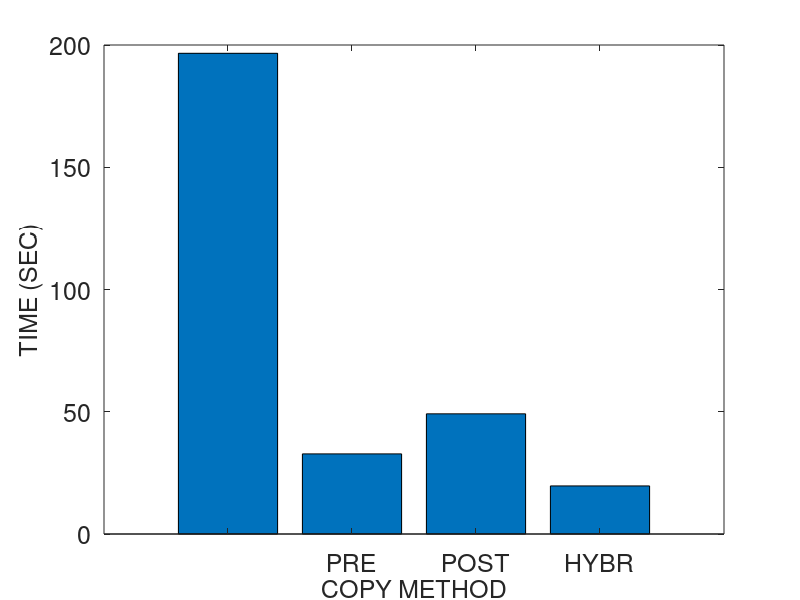
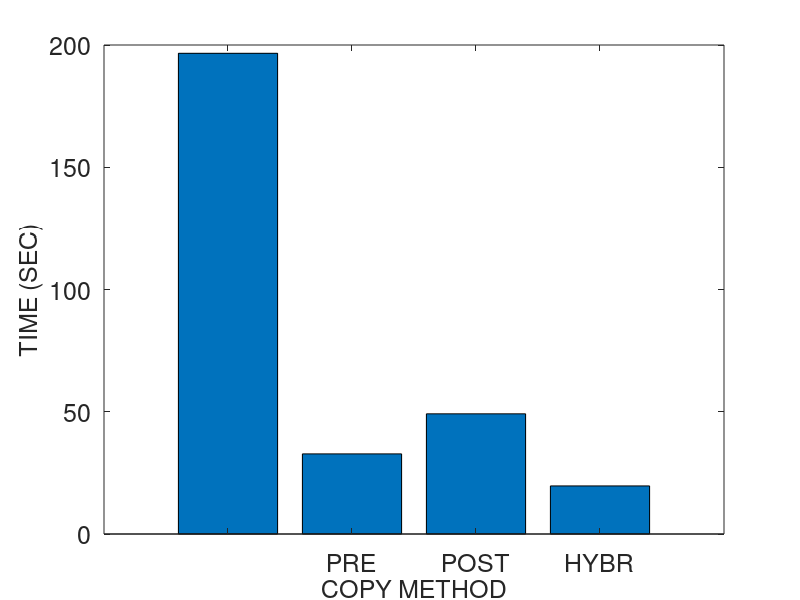
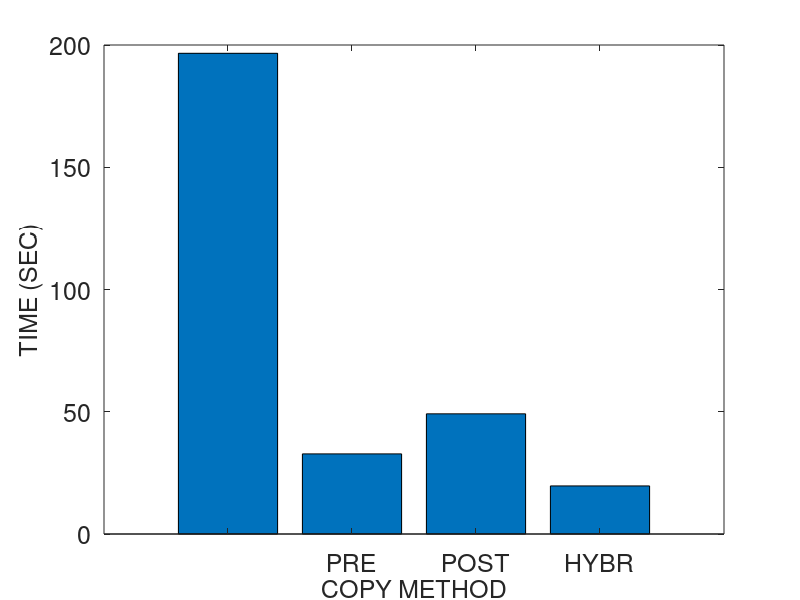
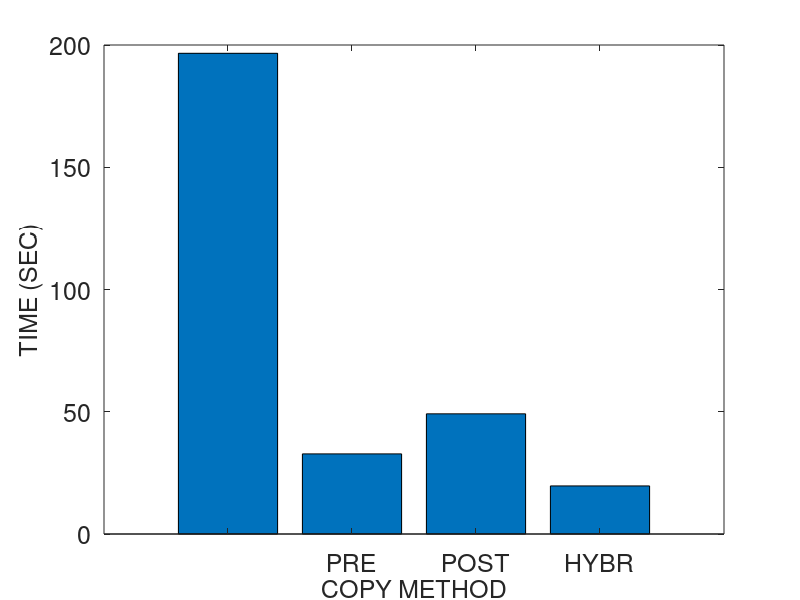

These charts were generated, in order, by the following MATLAB code:
% basic hybrid copy migration
% memory size in MB
r = 4096
r *= 1024 % convert to KB

% page dirty rate in percent (%): against to total memory pages
readrate = 50
prefix = strcat ("M4G_R", num2str(readrate))
readrate /= 100

dirtyrate = 50 
prefix = strcat (prefix, "_W", num2str(dirtyrate))
dirtyrate /= 100

run = 1

pagesize = 4 % in KB
numpages = r / pagesize

% delta compression rate
comp = 0.5 

% amount of CPU and device states in KB 
scinfo = 100

% working set size in number of pages
wss = numpages * 0.25

% 0: zero, 1: read, 2: dirtied, 3: inactive data
mem = zeros(1, numpages);

% prediction accuracy 0 through 1
acc = 0.8
%acc = 1
%acc = 0

run = 1

prefix = strcat (prefix, "_acc", num2str(acc), "_r", num2str(run))

% bandwidth in gbps
b = 1000 
b = b * 1024/8 % convert to KB

fontsize = 18
%fontsize = 20

totaltime = 0;
downtime = 0;
totaldata = 0;

A = zeros(4, 3);

%%%%%%%%%%%%%%%%%%%%%%%%%%%%%%
% precopy migration
%%%%%%%%%%%%%%%%%%%%%%%%%%%%%%
fprintf('\n')
disp('==================== Precopy migration ====================')
% iterations
present = numpages * pagesize
iter = 0
while present > 50 && iter < 29 && totaldata < 4*r
	pretime = present / b
	totaltime += pretime
	totaldata += present
	present = numpages * pagesize * dirtyrate 
	%dirts = wss * dirtyrate
	iter += 1
end

% stop-and-copy phase
% stop conditions: 29 iterations, 50 pages, 4 memory size sent
scsent = scinfo + present * pagesize
downtime = scsent / b
totaltime += downtime
totaldata += scsent

% network fault rate
NFR = 0

A (1, 1) = totaltime;
A (1, 2) = downtime;
A (1, 3) = totaldata;

%%%%%%%%%%%%%%%%%%%%%%%%%%%%%%
% postcopy migration
%%%%%%%%%%%%%%%%%%%%%%%%%%%%%%
fprintf('\n')
disp('===================== Postcopy migration ======================')
totaltime = 0;
downtime = 0;
totaldata = 0;

% stop-and-copy phase
scsent = scinfo
downtime = scsent / b
totaltime += downtime
totaldata += scsent

% prepaging (bubbling) and on-demand paging
postsent = r
posttime = postsent/b
totaltime += posttime
totaldata += postsent
% network fault rate
NFR = 0.2

A (2, 1) = totaltime;
A (2, 2) = downtime;
A (2, 3) = totaldata;

%%%%%%%%%%%%%%%%%%%%%%%%%%%%%%
% hybrid copy migration
%%%%%%%%%%%%%%%%%%%%%%%%%%%%%%
fprintf('\n')
disp('==================== Hybrid copy migration ====================')
totaltime = 0;
downtime = 0;
totaldata = 0;

% precopy phase: single iteration
present = r
pretime = present / b
totaltime += pretime
totaldata += present

% stop-and-copy phase
bitmapsize = 500 % KB
scsent = scinfo + bitmapsize
downtime = scsent / b
totaltime += downtime
totaldata += scsent

% postcopy phase: prepaging (bubbling) and on-demand paging
%dirts = wss * dirtyrate
dirts = numpages * dirtyrate
postsent = dirts * pagesize
posttime = postsent/b
totaltime += posttime
totaldata += postsent
% network fault rate
NFR = 0.2

A (3, 1) = totaltime;
A (3, 2) = downtime;
A (3, 3) = totaldata;

%%%%%%%%%%%%%%%%%%%%%%%%%%%%%%
% proactive hybrid copy migration
%%%%%%%%%%%%%%%%%%%%%%%%%%%%%%
%disp(char(10))
fprintf('\n')
disp('=============== Proactive hybrid copy migration ================')
totaltime = 0;
downtime = 0;
totaldata = 0;

% precopy phase
% LRU, PFR

% scan the dirtied pages
% for dirtied pages
% 	mark dirtied (1)
% 	mem(random (1, wss * 0.1))	
randperm(int64(wss * 0.1));
% for read pages
% 	mark read (2)
% 	mem (random (wss * 0.1, wss * 0.2))

% for pages
% 	predict read/write

% send the pages most likely to be read and least likely to be dirtied
% do not send the pages most likely to be dirtied
% construct queue with the order of p1/p2
%reads = numpages * 0.4 
% total read rate = wss * read_rate = 0.25 * 0.16 = 0.04 (4%)
%read_rate = 0.16
%read_rate = 0.04 % 4% of total memory
% total write rate = wss * write_rate = 0.25 * 0.16 = 0.04 (4%)
%write_rate = 0.16
%write_rate = 0.04 % 4% of total memory
% simple case: readonly pages (RO) - zero dirtied pages 
%RO = 0.3
pred_pages = numpages * readrate * acc

% LRU
% for LRU queue
% 	mark sent
%	insert the pages into cache and perform delta compression

present = pred_pages * pagesize
pretime = present/b
totaltime += pretime
totaldata += present

% stop-and-copy phase
% send the CPU and device states
bitmapsize = 500 % KB
scsent = scinfo + bitmapsize
downtime = scsent/b
totaltime += downtime
totaldata += scsent

% postcopy phase
postsent = (numpages - pred_pages) * pagesize

% exclude the predicted dirtied pages 
pred_dirts = numpages * dirtyrate * acc
postsent = (numpages - pred_pages - pred_dirts) * pagesize
posttime = postsent/b
totaltime += posttime
totaldata += postsent

% network fault rate
NFR = 0.2

A (4, 1) = totaltime;
A (4, 2) = downtime;
A (4, 3) = totaldata

%%%%%%%%%%%%%%%%%%%%%%%%%%%%%%%%%%%%%%%%%%%%%%%%%%%%%%%
%                     plotting
% precopy
% postcopy
% hybrid
% pro-hybrid
%%%%%%%%%%%%%%%%%%%%%%%%%%%%%%%%%%%%%%%%%%%%%%%%%%%%%%%

%prefix = "M4G_R14W14_acc100_r1"
%prefix = strcat ("M4G_R", readrate, "W", dirtyrate, "acc", acc, "r", run)
%prefix = strcat (prefix, "W")
%prefix = strcat (prefix, dirtyrate)

dlmwrite (prefix, A, ' ')

%%%%%%%%%%%%%%%%%%%% total time %%%%%%%%%%%%%%%%%%%%%%
figure;
output = strcat(prefix, ".tt");
%output = prefix
x = ['PRECOPY', 'POSTCOPY', 'HYBRID', 'PRO-HYBRID'];
x = {'', 'PRE', 'POST', 'HYBR', 'PROH', ''};
x = {'', 'PRE', 'POST', 'HYBR', 'PROH'};
%x = 1:1:length(A);
%plot(x, A(:,2)/1000000, x, A(:,3)/1000000, '-.*');
%plot(A(:,2));

%xtics = 1:4:16
%bar(xtics, A(:,1))
bar(A(:,1))
set(gca, 'XTickLabel', x, 'FontSize', fontsize)
xlabel('COPY METHOD', 'FontSize', fontsize);
ylabel('TIME (SEC)', 'FontSize', fontsize);
%legend('PRECOPY', 'POSTCOPY', 'HYBRID', 'PRO-HYBRID');
%bar(x, A(:,1))

saveas (1, strcat(output, ".png"));
saveas (1, strcat(output, ".eps"));
saveas (1, strcat(output, ".emf"));

%%%%%%%%%%%%%%%%%%%% downtime %%%%%%%%%%%%%%%%%%%%%%
figure;
output = strcat(prefix, ".dt");

bar(A(:,2))
set(gca, 'XTickLabel', x, 'FontSize', fontsize)
xlabel('COPY METHOD', 'FontSize', fontsize);
ylabel('TIME (SEC)', 'FontSize', fontsize);

saveas (1, strcat(output, ".png"));
saveas (1, strcat(output, ".eps"));
saveas (1, strcat(output, ".emf"));

%%%%%%%%%%%%%%%%%%%% total data %%%%%%%%%%%%%%%%%%%%%%
figure;
output = strcat(prefix, ".td");

bar(A(:,3))
set(gca, 'XTickLabel', x, 'FontSize', fontsize)
xlabel('COPY METHOD', 'FontSize', fontsize);
ylabel('SIZE (KB)', 'FontSize', fontsize);

saveas (1, strcat(output, ".png"));
saveas (1, strcat(output, ".eps"));
saveas (1, strcat(output, ".emf"));
